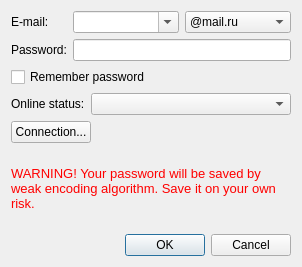
<?xml version="1.0" encoding="UTF-8"?>
<ui version="4.0">
 <class>LoginDialog</class>
 <widget class="QDialog" name="LoginDialog">
  <property name="windowModality">
   <enum>Qt::ApplicationModal</enum>
  </property>
  <property name="geometry">
   <rect>
    <x>0</x>
    <y>0</y>
    <width>302</width>
    <height>267</height>
   </rect>
  </property>
  <property name="sizePolicy">
   <sizepolicy hsizetype="Preferred" vsizetype="Preferred">
    <horstretch>0</horstretch>
    <verstretch>0</verstretch>
   </sizepolicy>
  </property>
  <property name="maximumSize">
   <size>
    <width>16777215</width>
    <height>16777215</height>
   </size>
  </property>
  <property name="windowTitle">
   <string>Login</string>
  </property>
  <property name="windowIcon">
   <iconset>
    <normaloff>:/icons/logindlg.png</normaloff>:/icons/logindlg.png</iconset>
  </property>
  <layout class="QVBoxLayout" name="verticalLayout">
   <item>
    <layout class="QGridLayout" name="gridLayout">
     <item row="0" column="0">
      <widget class="QLabel" name="emailLabel">
       <property name="text">
        <string>E-mail:</string>
       </property>
      </widget>
     </item>
     <item row="0" column="1">
      <layout class="QHBoxLayout" name="horizontalLayout_2">
       <item>
        <widget class="QComboBox" name="loginBox">
         <property name="editable">
          <bool>true</bool>
         </property>
        </widget>
       </item>
       <item>
        <widget class="QComboBox" name="domainBox">
         <item>
          <property name="text">
           <string notr="true">@mail.ru</string>
          </property>
         </item>
         <item>
          <property name="text">
           <string notr="true">@inbox.ru</string>
          </property>
         </item>
         <item>
          <property name="text">
           <string notr="true">@bk.ru</string>
          </property>
         </item>
         <item>
          <property name="text">
           <string notr="true">@list.ru</string>
          </property>
         </item>
        </widget>
       </item>
      </layout>
     </item>
     <item row="1" column="0">
      <widget class="QLabel" name="passwordLabel">
       <property name="text">
        <string>Password:</string>
       </property>
      </widget>
     </item>
     <item row="1" column="1">
      <widget class="QLineEdit" name="passwordEdit">
       <property name="echoMode">
        <enum>QLineEdit::Password</enum>
       </property>
      </widget>
     </item>
    </layout>
   </item>
   <item>
    <widget class="QCheckBox" name="savePass">
     <property name="toolTip">
      <string/>
     </property>
     <property name="text">
      <string>Remember password</string>
     </property>
    </widget>
   </item>
   <item>
    <layout class="QHBoxLayout" name="horizontalLayout_3">
     <item>
      <widget class="QLabel" name="onlineStatusLabel">
       <property name="text">
        <string>Online status:</string>
       </property>
      </widget>
     </item>
     <item>
      <widget class="QComboBox" name="onlineStatusBox">
       <property name="sizePolicy">
        <sizepolicy hsizetype="Expanding" vsizetype="Fixed">
         <horstretch>0</horstretch>
         <verstretch>0</verstretch>
        </sizepolicy>
       </property>
      </widget>
     </item>
    </layout>
   </item>
   <item>
    <layout class="QHBoxLayout" name="horizontalLayout">
     <item>
      <widget class="QPushButton" name="settingsButton">
       <property name="text">
        <string>Connection...</string>
       </property>
      </widget>
     </item>
     <item>
      <spacer name="horizontalSpacer">
       <property name="orientation">
        <enum>Qt::Horizontal</enum>
       </property>
       <property name="sizeHint" stdset="0">
        <size>
         <width>40</width>
         <height>20</height>
        </size>
       </property>
      </spacer>
     </item>
    </layout>
   </item>
   <item>
    <widget class="QLabel" name="passwordHint">
     <property name="text">
      <string>&lt;!DOCTYPE HTML PUBLIC &quot;-//W3C//DTD HTML 4.0//EN&quot; &quot;http://www.w3.org/TR/REC-html40/strict.dtd&quot;&gt;
&lt;html&gt;&lt;head&gt;&lt;meta name=&quot;qrichtext&quot; content=&quot;1&quot; /&gt;&lt;style type=&quot;text/css&quot;&gt;
p, li { white-space: pre-wrap; }
&lt;/style&gt;&lt;/head&gt;&lt;body style=&quot; font-family:'Sans'; font-size:10pt; font-weight:400; font-style:normal;&quot;&gt;
&lt;p style=&quot; margin-top:0px; margin-bottom:0px; margin-left:0px; margin-right:0px; -qt-block-indent:0; text-indent:0px;&quot;&gt;&lt;span style=&quot; color:#ff0000;&quot;&gt;WARNING! Your password will be saved by weak encoding algorithm. Save it on your own risk.&lt;/span&gt;&lt;/p&gt;&lt;/body&gt;&lt;/html&gt;</string>
     </property>
     <property name="wordWrap">
      <bool>true</bool>
     </property>
    </widget>
   </item>
   <item>
    <widget class="QDialogButtonBox" name="buttonBox">
     <property name="standardButtons">
      <set>QDialogButtonBox::Cancel|QDialogButtonBox::Ok</set>
     </property>
    </widget>
   </item>
  </layout>
 </widget>
 <tabstops>
  <tabstop>onlineStatusBox</tabstop>
 </tabstops>
 <resources>
  <include location="res.qrc"/>
 </resources>
 <connections/>
</ui>
